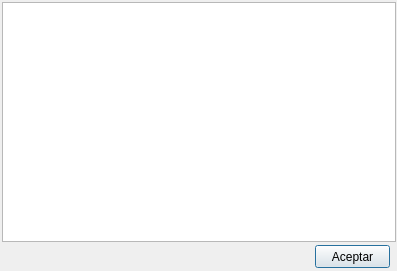
<?xml version="1.0" encoding="UTF-8"?>
<ui version="4.0">
 <class>Dialog</class>
 <widget class="QDialog" name="Dialog">
  <property name="geometry">
   <rect>
    <x>0</x>
    <y>0</y>
    <width>397</width>
    <height>271</height>
   </rect>
  </property>
  <property name="windowTitle">
   <string>Dialog</string>
  </property>
  <widget class="QTextEdit" name="textEditObservaciones">
   <property name="geometry">
    <rect>
     <x>2</x>
     <y>2</y>
     <width>394</width>
     <height>240</height>
    </rect>
   </property>
  </widget>
  <widget class="QPushButton" name="pushButtonAccept">
   <property name="geometry">
    <rect>
     <x>315</x>
     <y>245</y>
     <width>75</width>
     <height>23</height>
    </rect>
   </property>
   <property name="text">
    <string>Aceptar</string>
   </property>
  </widget>
 </widget>
 <resources/>
 <connections/>
</ui>
